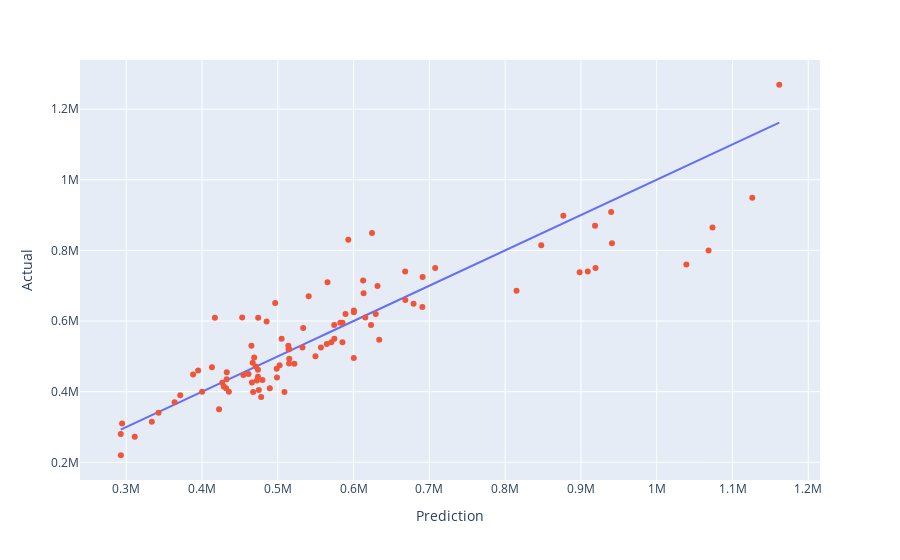

Here is the notebook cell this chart was saved with:
### Code cell
fig = px.line(predictions, x = 'Prediction', y = 'Prediction')
fig.add_scatter(x=predictions['Prediction'], y=predictions['Actual'], mode='markers')
fig.update_layout(
    yaxis_title_text='Actual', 
    showlegend=False
)
fig.show()
